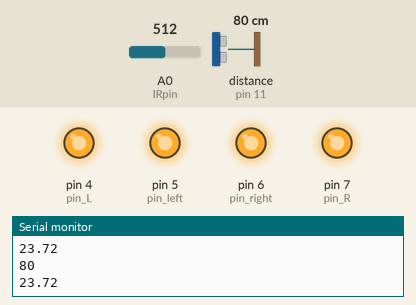
This sketch was run on a simulated Arduino Uno, built with avr-gcc and run on an emulated ATmega328P. On the bench: output pins drawn as LEDs (lit = HIGH), the last lines printed to the serial monitor. Wiring (inferred from the names in the program): ultrasonic range finder: trigger pin 12; echo pin 11. The test bench sets the inputs (shaded band); at power-on: distance to the obstacle (sensor on pin 11) 80 cm, A0 (IRpin) = 512. The echo pulse lasts 58.3 µs per cm; pins used as bus, display or sensor lines are not drawn.

Above: at 1.8 s.
1.9 s: distance to the obstacle (sensor on pin 11) set to 21 cm
3.7 s: distance to the obstacle (sensor on pin 11) set to 17 cm
At 5.2 s:
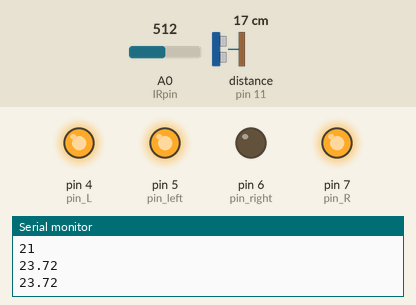
6.0 s: distance to the obstacle (sensor on pin 11) set to 35 cm
At 8.2 s:
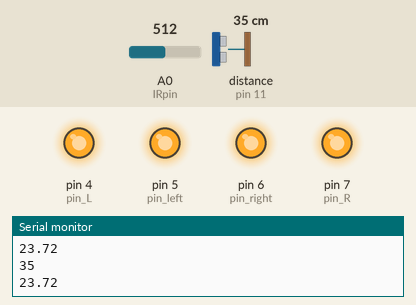
8.5 s: distance to the obstacle (sensor on pin 11) set to 2 cm
At 10.4 s:
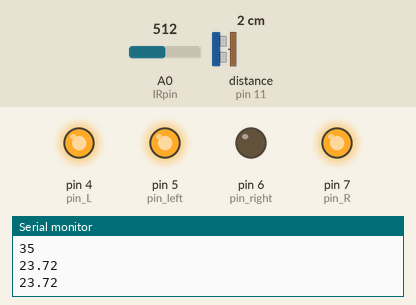
Timing chart, 0 to 11.5 s (numbered marks = the images above; inputs shaded):
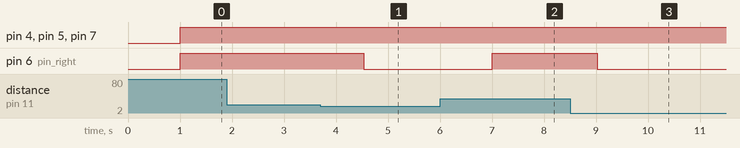

Measured:
- the behaviour switches between 20 and 19 cm on distance to the obstacle (sensor on pin 11) (found by bisection; images 0 and 1)
- after the input at 3.7 s, pin 6 (pin_right): HIGH → LOW after 0.83 s
- after the input at 6.0 s, pin 6 (pin_right): LOW → HIGH after 1.0 s
- after the input at 8.5 s, pin 6 (pin_right): HIGH → LOW after 0.52 s

The sketch:

StateMachine.ino
```cpp
#include <Wire.h>

#define PIN_TRIG 12
#define PIN_ECHO 11

#define pin_L 4
#define pin_left 5
#define pin_R 7
#define pin_right 6

int IRpin = A0;

long duration, fdist;
int distance = 20;

void setup() {
  Serial.begin (9600);

  pinMode(pin_left, OUTPUT);
  pinMode(pin_right, OUTPUT);
  pinMode(pin_L, OUTPUT);
  pinMode(pin_R, OUTPUT);

  pinMode(PIN_TRIG, OUTPUT);
  pinMode(PIN_ECHO, INPUT);
}

void loop() {

  int fdist = (duration / 2) / 29.1; // передний датчик расстояние
  front();
}

void front(){

  digitalWrite(PIN_TRIG, LOW);
  delayMicroseconds(5);
  digitalWrite(PIN_TRIG, HIGH);
  delayMicroseconds(10);
  digitalWrite(PIN_TRIG, LOW);

  duration = pulseIn(PIN_ECHO, HIGH);
  fdist = (duration / 2) / 29.1; // передний датчик расстояние

  float volts = analogRead(IRpin)*0.0048828125;
  float ldist = 65*pow(volts, -1.10);


  delay(500);

  if (fdist >= 20){
    while (fdist >= 20 && ldist <= 30){

      Serial.println(fdist);
      Serial.println(ldist);
      delay(500);

      digitalWrite(pin_right, HIGH);                    // move forward
      digitalWrite(pin_R, HIGH);
      digitalWrite(pin_left, HIGH);
      digitalWrite(pin_L, HIGH);   // едет вперёд

      digitalWrite(PIN_TRIG, LOW);
      delayMicroseconds(5);
      digitalWrite(PIN_TRIG, HIGH);
      delayMicroseconds(10);
      digitalWrite(PIN_TRIG, LOW);

      duration = pulseIn(PIN_ECHO, HIGH);
      fdist = (duration / 2) / 29.1; // передний датчик расстояние

      volts = analogRead(IRpin)*0.0048828125;
      ldist = 65*pow(volts, -1.10);

    }
  }
  if (ldist > 30){
    left();
    front();
  }
  stop();
}

void stop(){

  digitalWrite(PIN_TRIG, LOW);
  delayMicroseconds(5);
  digitalWrite(PIN_TRIG, HIGH);
  delayMicroseconds(10);
  digitalWrite(PIN_TRIG, LOW);

  duration = pulseIn(PIN_ECHO, HIGH);
  fdist = (duration / 2) / 29.1; // передний датчик расстояние

  float volts = analogRead(IRpin)*0.0048828125;
  float ldist = 65*pow(volts, -1.10);

  Serial.println(ldist);
  delay(500);

  digitalWrite(pin_left, LOW);
  digitalWrite(pin_right, LOW);

  if (fdist <= 20){
    right();
  }
  if (ldist >= 30){
    left();
  }
  front();
}

void right(){
  digitalWrite(PIN_TRIG, LOW);
  delayMicroseconds(5);
  digitalWrite(PIN_TRIG, HIGH);
  delayMicroseconds(10);
  digitalWrite(PIN_TRIG, LOW);

  duration = pulseIn(PIN_ECHO, HIGH);
  fdist = (duration / 2) / 29.1; // передний датчик расстояние

  //Поварачивает на право, пока fdist <= 20
  while (fdist <= 20){
    digitalWrite(pin_left, HIGH);
    digitalWrite(pin_L, HIGH);

    digitalWrite(PIN_TRIG, LOW);
    delayMicroseconds(5);
    digitalWrite(PIN_TRIG, HIGH);
    delayMicroseconds(10);
    digitalWrite(PIN_TRIG, LOW);

    duration = pulseIn(PIN_ECHO, HIGH);
    fdist = (duration / 2) / 29.1; // передний датчик расстояние
  }
  front();
}

void left(){


  float volts = analogRead(IRpin)*0.0048828125;
  float ldist = 65*pow(volts, -1.10);

  //Поварачивает на лево, пока ldist >= 30
  while (ldist >= 30){
    digitalWrite(pin_right, HIGH);
    digitalWrite(pin_R, HIGH);

    volts = analogRead(IRpin)*0.0048828125;
    ldist = 65*pow(volts, -1.10);
  }
  front();
}
```
